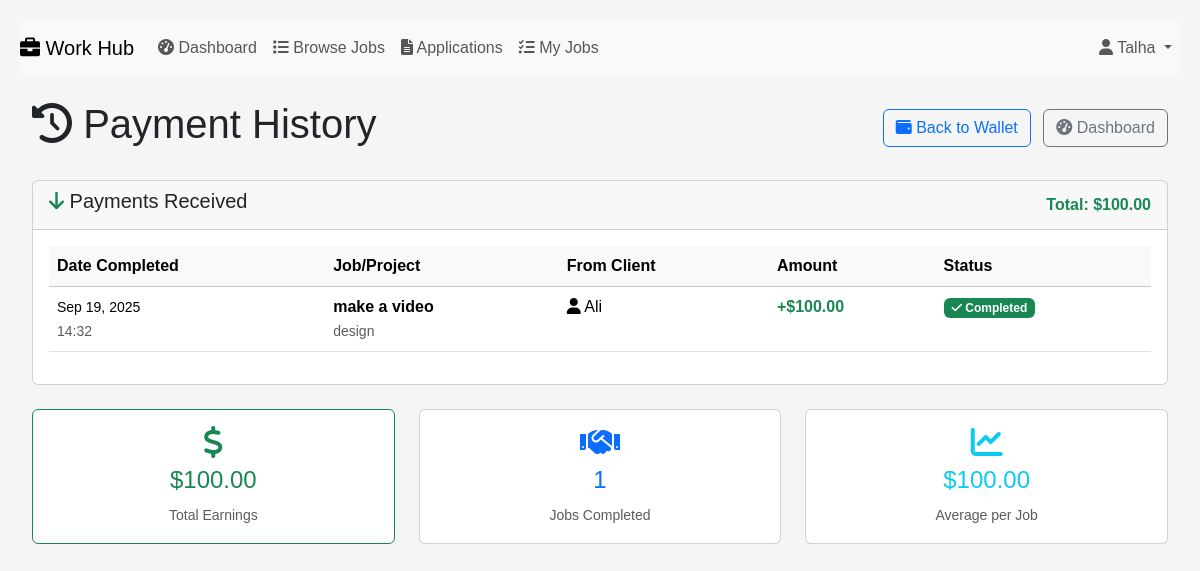
Page /history/ (signed in) on the committed database.
### payments/models.py (models this page shows, shortened)
class Payment(models.Model):
    STATUS_CHOICES = [
        ('pending', 'Pending'),
        ('on_hold', 'On Hold'),
        ('completed', 'Completed'),
        ('cancelled', 'Cancelled'),
        ('refunded', 'Refunded'),
    ]
    PAYMENT_TYPE_CHOICES = [
        ('job_payment', 'Job Payment'),
        ('wallet_topup', 'Wallet Top-up'),
        ('withdrawal', 'Withdrawal'),
        ('refund', 'Refund'),
    ]
    job = models.ForeignKey(Job, on_delete=models.CASCADE, related_name='payments', null=True, blank=True)
    from_user = models.ForeignKey(User, on_delete=models.CASCADE, related_name='payments_sent')
    to_user = models.ForeignKey(User, on_delete=models.CASCADE, related_name='payments_received', null=True, blank=True)
    amount = models.DecimalField(max_digits=10, decimal_places=2)
    status = models.CharField(max_length=20, choices=STATUS_CHOICES, default='pending')
    payment_type = models.CharField(max_length=20, choices=PAYMENT_TYPE_CHOICES, default='job_payment')
    description = models.TextField(blank=True)
    created_at = models.DateTimeField(auto_now_add=True)
    updated_at = models.DateTimeField(auto_now=True)
    completed_at = models.DateTimeField(null=True, blank=True)
    class Meta:
        ordering = ['-created_at']

### jobs/models.py (models this page shows, shortened)
class Job(models.Model):
    CATEGORY_CHOICES = [
        ('web_dev', 'Web Development'),
        ('mobile_dev', 'Mobile Development'),
        ('design', 'Design'),
        ('writing', 'Writing'),
        ('marketing', 'Marketing'),
        ('data_entry', 'Data Entry'),
        ('other', 'Other'),
    ]
    STATUS_CHOICES = [
        ('open', 'Open'),
        ('in_progress', 'In Progress'),
        ('completed', 'Completed'),
        ('cancelled', 'Cancelled'),
    ]
    title = models.CharField(max_length=200)
    description = models.TextField()
    category = models.CharField(max_length=20, choices=CATEGORY_CHOICES)
    budget = models.DecimalField(max_digits=10, decimal_places=2)
    deadline = models.DateField()
    status = models.CharField(max_length=20, choices=STATUS_CHOICES, default='open')
    client = models.ForeignKey(User, on_delete=models.CASCADE, related_name='posted_jobs')
    freelancer = models.ForeignKey(User, on_delete=models.SET_NULL, null=True, blank=True, related_name='assigned_jobs')
    created_at = models.DateTimeField(auto_now_add=True)
    updated_at = models.DateTimeField(auto_now=True)
    class Meta:
        ordering = ['-created_at']

### payments/views.py (the view, shortened to what this page needs)
# urls.py: path('history/', views.payment_history, name='payment_history'),
@login_required
def payment_history(request):
    user_role = getattr(request.user.profile, 'role', None) if hasattr(request.user, 'profile') else None
    if user_role == 'freelancer':
        payments_received = Payment.objects.filter(
            to_user=request.user,
            status='completed'
        ).order_by('-completed_at')
        total_received = sum(payment.amount for payment in payments_received)
        context = {
            'payments_received': payments_received,
            'total_received': total_received,
            'is_freelancer': True,
        }
    return render(request, 'payments/payment_history.html', context)

### payments/templates/payments/payment_history.html (shortened to what this page needs)
{% extends "payments/layout3.html" %}
{% load static %}
{% block body %}
<div class="container mt-4">
    <div class="d-flex justify-content-between align-items-center mb-4">
        <h1><i class="fas fa-history"></i> Payment History</h1>
        <div>
            <a href="{% url 'payments:wallet' %}" class="btn btn-outline-primary me-2">
                <i class="fas fa-wallet"></i> Back to Wallet
            </a>
            <a href="{% url 'dashboard' %}" class="btn btn-outline-secondary">
                <i class="fas fa-tachometer-alt"></i> Dashboard
            </a>
        </div>
    </div>
    {% if is_freelancer %}
    <div class="card">
        <div class="card-header d-flex justify-content-between align-items-center">
            <h5><i class="fas fa-arrow-down text-success"></i> Payments Received</h5>
            <div class="text-success">
                <strong>Total: ${{ total_received|floatformat:2 }}</strong>
            </div>
        </div>
        <div class="card-body">
            {% if payments_received %}
                <div class="table-responsive">
                    <table class="table table-hover">
                        <thead class="table-light">
                            <tr>
                                <th>Date Completed</th>
                                <th>Job/Project</th>
                                <th>From Client</th>
                                <th>Amount</th>
                                <th>Status</th>
                            </tr>
                        </thead>
                        <tbody>
                            {% for payment in payments_received %}
                                <tr>
                                    <td>
                                        <small>{{ payment.completed_at|date:"M d, Y" }}</small><br>
                                        <small class="text-muted">{{ payment.completed_at|time:"H:i" }}</small>
                                    </td>
                                    <td>
                                        {% if payment.job %}
                                            <strong>{{ payment.job.title|truncatechars:40 }}</strong>
                                            <br><small class="text-muted">{{ payment.job.category }}</small>
                                        {% else %}
                                            {{ payment.description|truncatechars:40 }}
                                        {% endif %}
                                    </td>
                                    <td>
                                        <i class="fas fa-user"></i> {{ payment.from_user.username }}
                                    </td>
                                    <td>
                                        <span class="text-success fw-bold">+${{ payment.amount }}</span>
                                    </td>
                                    <td>
                                        <span class="badge bg-success">
                                            <i class="fas fa-check"></i> {{ payment.get_status_display }}
                                        </span>
                                    </td>
                                </tr>
                            {% endfor %}
                        </tbody>
                    </table>
                </div>
            {% else %}
                <div class="text-center py-5">
                    <i class="fas fa-arrow-down fa-3x text-muted mb-3"></i>
                    <h5 class="text-muted">No Payments Received</h5>
                    <p class="text-muted">Your incoming payments will appear here when you complete jobs.</p>
                </div>
            {% endif %}
        </div>
    </div>
    {% endif %}
    <div class="row mt-4">
        {% if is_freelancer %}
            <div class="col-md-4">
                <div class="card text-center border-success">
                    <div class="card-body">
                        <i class="fas fa-dollar-sign fa-2x text-success mb-2"></i>
                        <h4 class="text-success">${{ total_received|floatformat:2 }}</h4>
                        <small class="text-muted">Total Earnings</small>
                    </div>
                </div>
            </div>
            <div class="col-md-4">
                <div class="card text-center">
                    <div class="card-body">
                        <i class="fas fa-handshake fa-2x text-primary mb-2"></i>
                        <h4 class="text-primary">{{ payments_received.count }}</h4>
                        <small class="text-muted">Jobs Completed</small>
                    </div>
                </div>
            </div>
            <div class="col-md-4">
                <div class="card text-center">
                    <div class="card-body">
                        <i class="fas fa-chart-line fa-2x text-info mb-2"></i>
                        <h4 class="text-info">
                            {% if payments_received.count > 0 %}
                                ${{ total_received|floatformat:2 }}
                            {% else %}
                                $0.00
                            {% endif %}
                        </h4>
                        <small class="text-muted">Average per Job</small>
                    </div>
                </div>
            </div>
        {% endif %}
    </div>
</div>
{% endblock %}

### payments/templates/payments/layout3.html (shortened to what this page needs)
{% load static %}
<!DOCTYPE html>
<html lang="en">
    <head>
      <link href="https://cdn.jsdelivr.net/npm/bootstrap@5.3.3/dist/css/bootstrap.min.css" rel="stylesheet">
      <link href="{% static 'payments/payments.css' %}" rel="stylesheet">
      <link rel="stylesheet" href="https://cdnjs.cloudflare.com/ajax/libs/font-awesome/6.0.0/css/all.min.css">
    </head>
    <body>
        <nav class="navbar navbar-expand-lg navbar-light bg-light">
            <a class="navbar-brand" href="{% url 'job_list' %}">
                <i class="fas fa-briefcase"></i> Work Hub
            </a>
            <div class="collapse navbar-collapse" id="navbarNav">
                <ul class="navbar-nav me-auto">
                    {% if user.is_authenticated %}
                        <li class="nav-item">
                            <a class="nav-link" href="{% url 'dashboard' %}">
                                <i class="fas fa-tachometer-alt"></i> Dashboard
                            </a>
                        </li>
                        {% if user.profile.role == 'freelancer' %}
                        <li class="nav-item">
                            <a class="nav-link" href="{% url 'job_list' %}">
                                <i class="fas fa-list"></i> Browse Jobs
                            </a>
                        </li>
                        {% endif %}
                        <li class="nav-item">
                            <a class="nav-link" href="{% url 'applications' %}">
                                <i class="fas fa-file-alt"></i> Applications
                            </a>
                        </li>
                        <li class="nav-item">
                            <a class="nav-link" href="{% url 'my_jobs' %}">
                                <i class="fas fa-tasks"></i> My Jobs
                            </a>
                        </li>
                    {% endif %}
                </ul>
                <ul class="navbar-nav">
                    {% if user.is_authenticated %}
                        <li class="nav-item dropdown">
                            <a class="nav-link dropdown-toggle" href="#" id="navbarDropdown" role="button"
                               data-bs-toggle="dropdown" aria-expanded="false">
                                <i class="fas fa-user"></i> {{ user.username }}
                            </a>
                        </li>
                    {% endif %}
                </ul>
            </div>
        </nav>
        <div class="body">
            {% block body %}
            {% endblock %}
        </div>
    </body>
</html>

### payments/static/payments/payments.css (style rules this page uses)
body { font-family: Arial, sans-serif; margin: 0; padding: 20px; background-color: #f5f5f5; }
.container { max-width: 1200px; margin: 0 auto; }

### rows in the picture
Payment: completed_at "Sep 19, 2025", completed_at "14:32", job "make a video", job.category "design", from_user.username "Ali", amount "100.00", status "Completed"

### other values in the picture
{{ user.username }} "Talha"
{{ total_received|floatformat:2 }} "100.00"
{{ payments_received.count }} "1"
